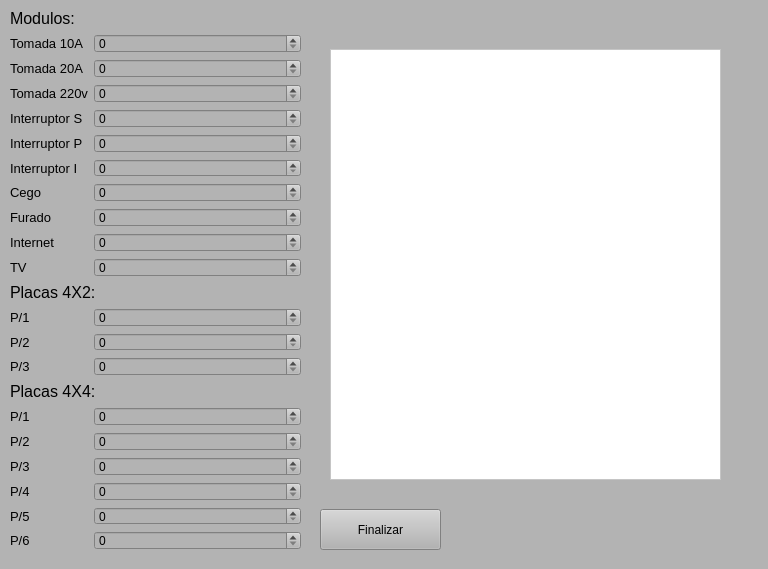
<?xml version="1.0" encoding="UTF-8"?>
<ui version="4.0">
 <class>Form</class>
 <widget class="QWidget" name="Form">
  <property name="geometry">
   <rect>
    <x>0</x>
    <y>0</y>
    <width>768</width>
    <height>569</height>
   </rect>
  </property>
  <property name="windowTitle">
   <string>Form</string>
  </property>
  <widget class="QWidget" name="widget" native="true">
   <property name="geometry">
    <rect>
     <x>0</x>
     <y>-1</y>
     <width>771</width>
     <height>571</height>
    </rect>
   </property>
   <property name="styleSheet">
    <string notr="true">background:rgb(179, 179, 179)</string>
   </property>
   <widget class="QWidget" name="formLayoutWidget">
    <property name="geometry">
     <rect>
      <x>10</x>
      <y>10</y>
      <width>291</width>
      <height>541</height>
     </rect>
    </property>
    <layout class="QFormLayout" name="formLayout">
     <item row="0" column="0" colspan="2">
      <widget class="QLabel" name="lbl_modulos">
       <property name="font">
        <font>
         <pointsize>12</pointsize>
        </font>
       </property>
       <property name="text">
        <string>Modulos:</string>
       </property>
      </widget>
     </item>
     <item row="1" column="0">
      <widget class="QLabel" name="lbl_tmd">
       <property name="font">
        <font>
         <pointsize>10</pointsize>
        </font>
       </property>
       <property name="text">
        <string>Tomada 10A</string>
       </property>
      </widget>
     </item>
     <item row="1" column="1">
      <widget class="QSpinBox" name="sb_tmd"/>
     </item>
     <item row="2" column="0">
      <widget class="QLabel" name="lbl_tmd20a">
       <property name="font">
        <font>
         <pointsize>10</pointsize>
        </font>
       </property>
       <property name="text">
        <string>Tomada 20A</string>
       </property>
      </widget>
     </item>
     <item row="2" column="1">
      <widget class="QSpinBox" name="sb_tmd20a"/>
     </item>
     <item row="3" column="0">
      <widget class="QLabel" name="lbl_tmd220">
       <property name="font">
        <font>
         <pointsize>10</pointsize>
        </font>
       </property>
       <property name="text">
        <string>Tomada 220v</string>
       </property>
      </widget>
     </item>
     <item row="3" column="1">
      <widget class="QSpinBox" name="sb_tmd220"/>
     </item>
     <item row="4" column="0">
      <widget class="QLabel" name="lbl_intps">
       <property name="font">
        <font>
         <pointsize>10</pointsize>
        </font>
       </property>
       <property name="text">
        <string>Interruptor S</string>
       </property>
      </widget>
     </item>
     <item row="4" column="1">
      <widget class="QSpinBox" name="sb_intps"/>
     </item>
     <item row="5" column="0">
      <widget class="QLabel" name="lbl_intpp">
       <property name="font">
        <font>
         <pointsize>10</pointsize>
        </font>
       </property>
       <property name="text">
        <string>Interruptor P</string>
       </property>
      </widget>
     </item>
     <item row="5" column="1">
      <widget class="QSpinBox" name="sb_intpp"/>
     </item>
     <item row="6" column="0">
      <widget class="QLabel" name="lbl_intpi">
       <property name="font">
        <font>
         <pointsize>10</pointsize>
        </font>
       </property>
       <property name="text">
        <string>Interruptor I</string>
       </property>
      </widget>
     </item>
     <item row="6" column="1">
      <widget class="QSpinBox" name="sb_intpi"/>
     </item>
     <item row="7" column="0">
      <widget class="QLabel" name="lbl_cego">
       <property name="font">
        <font>
         <pointsize>10</pointsize>
        </font>
       </property>
       <property name="text">
        <string>Cego</string>
       </property>
      </widget>
     </item>
     <item row="7" column="1">
      <widget class="QSpinBox" name="sb_cego"/>
     </item>
     <item row="8" column="0">
      <widget class="QLabel" name="lbl_furado">
       <property name="font">
        <font>
         <pointsize>10</pointsize>
        </font>
       </property>
       <property name="text">
        <string>Furado</string>
       </property>
      </widget>
     </item>
     <item row="8" column="1">
      <widget class="QSpinBox" name="sb_furado"/>
     </item>
     <item row="9" column="0">
      <widget class="QLabel" name="lbl_rj">
       <property name="font">
        <font>
         <pointsize>10</pointsize>
        </font>
       </property>
       <property name="text">
        <string>Internet</string>
       </property>
      </widget>
     </item>
     <item row="9" column="1">
      <widget class="QSpinBox" name="sb_rj"/>
     </item>
     <item row="10" column="0">
      <widget class="QLabel" name="lbl_tv">
       <property name="font">
        <font>
         <pointsize>10</pointsize>
        </font>
       </property>
       <property name="text">
        <string>TV</string>
       </property>
      </widget>
     </item>
     <item row="10" column="1">
      <widget class="QSpinBox" name="sb_tv"/>
     </item>
     <item row="11" column="0" colspan="2">
      <widget class="QLabel" name="lbl_placas4x2">
       <property name="font">
        <font>
         <pointsize>12</pointsize>
        </font>
       </property>
       <property name="text">
        <string>Placas 4X2:</string>
       </property>
      </widget>
     </item>
     <item row="12" column="0">
      <widget class="QLabel" name="lbl_p1">
       <property name="font">
        <font>
         <pointsize>10</pointsize>
        </font>
       </property>
       <property name="text">
        <string>P/1</string>
       </property>
      </widget>
     </item>
     <item row="12" column="1">
      <widget class="QSpinBox" name="sb_p1"/>
     </item>
     <item row="13" column="0">
      <widget class="QLabel" name="lbl_p2">
       <property name="font">
        <font>
         <pointsize>10</pointsize>
        </font>
       </property>
       <property name="text">
        <string>P/2</string>
       </property>
      </widget>
     </item>
     <item row="13" column="1">
      <widget class="QSpinBox" name="sb_p2"/>
     </item>
     <item row="14" column="0">
      <widget class="QLabel" name="lbl_p3">
       <property name="font">
        <font>
         <pointsize>10</pointsize>
        </font>
       </property>
       <property name="text">
        <string>P/3</string>
       </property>
      </widget>
     </item>
     <item row="14" column="1">
      <widget class="QSpinBox" name="sb_p3"/>
     </item>
     <item row="15" column="0" colspan="2">
      <widget class="QLabel" name="lbl_placas4x4">
       <property name="font">
        <font>
         <pointsize>12</pointsize>
        </font>
       </property>
       <property name="text">
        <string>Placas 4X4:</string>
       </property>
      </widget>
     </item>
     <item row="16" column="0">
      <widget class="QLabel" name="lbl_4x4p1">
       <property name="font">
        <font>
         <pointsize>10</pointsize>
        </font>
       </property>
       <property name="text">
        <string>P/1</string>
       </property>
      </widget>
     </item>
     <item row="17" column="0">
      <widget class="QLabel" name="lbl_4x4p2">
       <property name="font">
        <font>
         <pointsize>10</pointsize>
        </font>
       </property>
       <property name="text">
        <string>P/2</string>
       </property>
      </widget>
     </item>
     <item row="18" column="0">
      <widget class="QLabel" name="lbl_4x4p3">
       <property name="font">
        <font>
         <pointsize>10</pointsize>
        </font>
       </property>
       <property name="text">
        <string>P/3</string>
       </property>
      </widget>
     </item>
     <item row="19" column="0">
      <widget class="QLabel" name="lbl_4x4p4">
       <property name="font">
        <font>
         <pointsize>10</pointsize>
        </font>
       </property>
       <property name="text">
        <string>P/4</string>
       </property>
      </widget>
     </item>
     <item row="20" column="0">
      <widget class="QLabel" name="lbl_4x4p5">
       <property name="font">
        <font>
         <pointsize>10</pointsize>
        </font>
       </property>
       <property name="text">
        <string>P/5</string>
       </property>
      </widget>
     </item>
     <item row="21" column="0">
      <widget class="QLabel" name="lbl_4x4p6">
       <property name="font">
        <font>
         <pointsize>10</pointsize>
        </font>
       </property>
       <property name="text">
        <string>P/6</string>
       </property>
      </widget>
     </item>
     <item row="16" column="1">
      <widget class="QSpinBox" name="sb_4x4p1"/>
     </item>
     <item row="17" column="1">
      <widget class="QSpinBox" name="sb_4x4p2"/>
     </item>
     <item row="18" column="1">
      <widget class="QSpinBox" name="sb_4x4p3"/>
     </item>
     <item row="19" column="1">
      <widget class="QSpinBox" name="sb_4x4p4"/>
     </item>
     <item row="20" column="1">
      <widget class="QSpinBox" name="sb_4x4p5"/>
     </item>
     <item row="21" column="1">
      <widget class="QSpinBox" name="sb_4x4p6"/>
     </item>
    </layout>
   </widget>
   <widget class="QPushButton" name="btn_fnlz">
    <property name="geometry">
     <rect>
      <x>320</x>
      <y>510</y>
      <width>121</width>
      <height>41</height>
     </rect>
    </property>
    <property name="styleSheet">
     <string notr="true"/>
    </property>
    <property name="text">
     <string>Finalizar</string>
    </property>
   </widget>
   <widget class="QListView" name="listView">
    <property name="geometry">
     <rect>
      <x>330</x>
      <y>50</y>
      <width>391</width>
      <height>431</height>
     </rect>
    </property>
    <property name="styleSheet">
     <string notr="true">background:rgb(255, 255, 255)</string>
    </property>
   </widget>
  </widget>
 </widget>
 <resources/>
 <connections/>
</ui>
